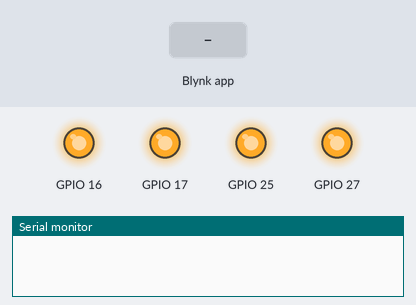
This sketch was run on a simulated ESP32. On the bench: output pins drawn as LEDs (lit = HIGH), the last lines printed to the serial monitor. Inputs (shaded band) come from the test bench. WiFi joins after 1.5 s; servers stay silent unless stated; the local clock reads 2024-03-15 10:24:30 at power-on unless the sketch sets it.

Above: at 3.0 s.
3.1 s: Blynk app writes 0 to V1
At 3.6 s:
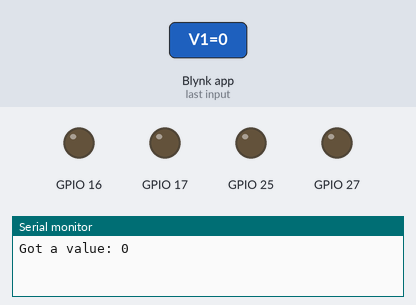
4.6 s: Blynk app writes 1 to V1
At 5.9 s:
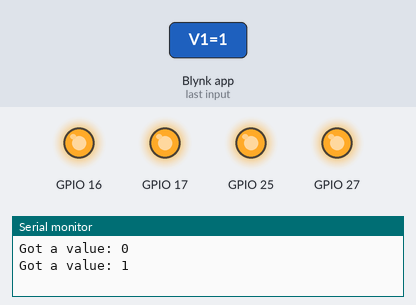
Timing chart, 0 to 7.6 s (numbered marks = the images above; inputs shaded):
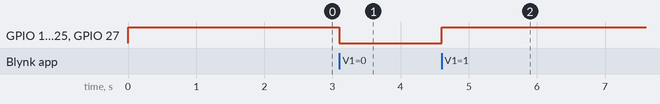

Measured:
- after the input at 3.1 s, GPIO 16, GPIO 17, GPIO 25, GPIO 27: HIGH → LOW at once
- after the input at 4.6 s, GPIO 16, GPIO 17, GPIO 25, GPIO 27: LOW → HIGH at once

The sketch:

main.ino
```cpp
// (licence header left out)
/* Comment this out to disable prints and save space */
#define BLYNK_PRINT Serial


#include <WiFi.h>
#include <WiFiClient.h>
#include <BlynkSimpleEsp32.h>
#include <TimeLib.h>
#include <WidgetRTC.h>

BlynkTimer timer;

WidgetRTC rtc;

// You should get Auth Token in the Blynk App.
// Go to the Project Settings (nut icon).
char auth[] = "auth_id";

// Your WiFi credentials.
// Set password to "" for open networks.
char ssid[] = "ssid";
char pass[] = "pass";

// Digital clock display of the time
void clockDisplay()
{
  // You can call hour(), minute(), ... at any time
  // Please see Time library examples for details

  String currentTime = String(hour()) + ":" + minute() + ":" + second();
  String currentDate = String(day()) + " " + month() + " " + year();
  Serial.print("Current time: ");
  Serial.print(currentTime);
  Serial.print(" ");
  Serial.print(currentDate);
  Serial.println();

  // Send time to the App
  Blynk.virtualWrite(V0, currentTime);
}

BLYNK_CONNECTED() {
  // Synchronize time on connection
  rtc.begin();
}

BLYNK_WRITE(V1)
{
  // You'll get HIGH/1 at startTime and LOW/0 at stopTime.
  // this method will be triggered every day
  // until you remove widget or stop project or
  // clean stop/start fields of widget
  digitalWrite(27, param.asInt());
  digitalWrite(16, param.asInt());
  digitalWrite(17, param.asInt());
  digitalWrite(25, param.asInt());
  Serial.print("Got a value: ");
  Serial.println(param.asStr());
}

void setup()
{
  // plug
  pinMode(25, OUTPUT);//1
  pinMode(16, OUTPUT);//2
  pinMode(17, OUTPUT);//3
  pinMode(27, OUTPUT);//4
  digitalWrite(27, HIGH);
  digitalWrite(16, HIGH);
  digitalWrite(17, HIGH);
  digitalWrite(25, HIGH);
  // Debug console
  Serial.begin(9600);

  Blynk.begin(auth, ssid, pass);
  // You can also specify server:
  //Blynk.begin(auth, ssid, pass, "blynk-cloud.com", 80);
  //Blynk.begin(auth, ssid, pass, IPAddress(192,168,1,100), 8080);

  setSyncInterval(10 * 60); // Sync interval in seconds (10 minutes)

  // Display digital clock every 10 seconds
  timer.setInterval(10000L, clockDisplay);
}

void loop()
{
  Blynk.run();
  timer.run();
}
```
